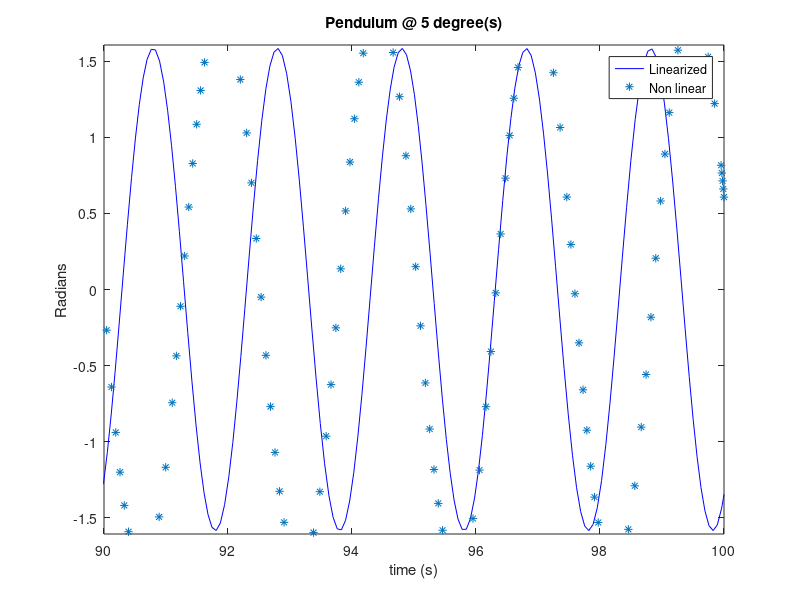

Write the MATLAB code that produced this figure.
clear
close all
clc

% enter input
prompt="Enter initial value of degree: ";
x=input(prompt);
prompt="Enter initial value of torque: ";
y=input(prompt);

% gravity
g=9.8;

mass=1; % the system is independant of mass
len=1;

% Linear ode
f_lean = @(t,z) [z(2); (-g/len)*z(1)];

% Non linear ode
f_nonlean=@(t,z) [z(2); (-g/len)*sin(z(1))];

% Intial conditions
int = [x*(pi/180);y];

%ODE solver

[t,sol_lean]=ode45(f_lean,[0 100],int);
[t1,sol_nonlean]=ode45(f_nonlean,[0 100],int);


% Plot
plot(t,sol_lean(:,1),'b')
hold on
plot(t1,sol_nonlean(:,1),'*')
legend('Linearized','Non linear')
xlabel('time (s)')
ylabel('Radians')
title(['Pendulum @ ',num2str(x),' degree(s)'])
xlim([90,100])
ylim([ min(sol_lean(:,1))-.009, max(sol_lean(:,1))+.009])













